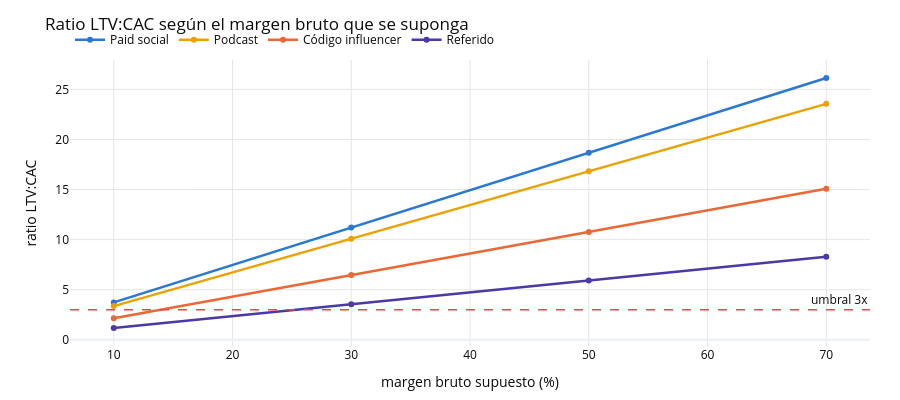

Notebook code cell kept with this figure:
### Markdown cell above
## 5. El ratio es demasiado bueno, y eso también es un hallazgo

La regla del pulgar en suscripción es que un ratio LTV:CAC por debajo de 3x no se sostiene y por
encima de 5x sugiere que se está invirtiendo de menos. Aquí el peor canal está en **11,8x** y el
mejor en **37,3x**.

Publicar eso como "el marketing va estupendamente" sería el error de esta página. Un ratio así
normalmente significa que falta un coste en la cuenta, así que antes de celebrarlo hay que ir a
buscarlo.

### Code cell
marketing_spend = attribution["meta"]["total_cost_all_history_eur"]
total_revenue = (1308457 + 1758474 + 840859)   # suscripción + tienda + máquina, páginas 2 y 3
print(f"gasto de marketing (histórico completo): {marketing_spend:,.0f} €")
print(f"ingreso total del histórico:             {total_revenue:,.0f} €")
print(f"intensidad de marketing:                 {marketing_spend / total_revenue:.2%} del ingreso")
print("  (en suscripción/DTC lo habitual es un 10-30%)")
print()
print("El dataset no tiene coste de producto: `int_product_sku_continuity` sólo lleva precio de")
print("lista. El LTV de esta página es, por tanto, **ingreso**, no margen de contribución.")
print()

margin_table = pd.DataFrame(
    {f"margen {m:.0%}": priced.ltv_proyectado * m / priced.cac_cargado for m in MARGIN_SCENARIOS})
print("Ratio LTV:CAC si el LTV fuera margen y no ingreso:")
print(margin_table.round(1).to_string())
print()
breakeven = (HEALTHY_RATIO * priced.cac_cargado / priced.ltv_proyectado * 100).sort_values()
print(f"Margen bruto al que cada canal caería al umbral de {HEALTHY_RATIO:g}x:")
print(breakeven.round(1).to_string())

fig = go.Figure()
for canal in priced.index:
    fig.add_trace(go.Scatter(x=[m * 100 for m in MARGIN_SCENARIOS],
                             y=[priced.ltv_proyectado[canal] * m / priced.cac_cargado[canal]
                                for m in MARGIN_SCENARIOS],
                             mode="lines+markers", name=CHANNEL_LABEL[canal],
                             line=dict(color=CHANNEL_COLOR[canal], width=2.5)))
fig.add_hline(y=HEALTHY_RATIO, line=dict(color=C_RED, width=1.5, dash="dash"),
              annotation_text=f"umbral {HEALTHY_RATIO:g}x")
fig.update_layout(**{**PLOT_LAYOUT, "height": 400, "hovermode": "x unified"},
                  title="Ratio LTV:CAC según el margen bruto que se suponga",
                  xaxis_title="margen bruto supuesto (%)", yaxis_title="ratio LTV:CAC")
fig.show()

### Figure 1 — Plotly figure (JSON) as saved in the notebook; plotly's stock layout.template omitted (floating-point values rounded to 4 significant figures)
{"data": [{"line": {"color": "#2a78d6", "width": 2.5}, "mode": "lines+markers", "name": "Paid social", "type": "scatter", "x": [10.0, 30.0, 50.0, 70.0], "y": [3.733, 11.2, 18.67, 26.13]}, {"line": {"color": "#eda100", "width": 2.5}, "mode": "lines+markers", "name": "Podcast", "type": "scatter", "x": [10.0, 30.0, 50.0, 70.0], "y": [3.365, 10.1, 16.83, 23.56]}, {"line": {"color": "#eb6834", "width": 2.5}, "mode": "lines+markers", "name": "Código influencer", "type": "scatter", "x": [10.0, 30.0, 50.0, 70.0], "y": [2.155, 6.464, 10.77, 15.08]}, {"line": {"color": "#4a3aa7", "width": 2.5}, "mode": "lines+markers", "name": "Referido", "type": "scatter", "x": [10.0, 30.0, 50.0, 70.0], "y": [1.183, 3.549, 5.916, 8.282]}], "layout": {"annotations": [{"showarrow": false, "text": "umbral 3x", "x": 1, "xanchor": "right", "xref": "x domain", "y": 3.0, "yanchor": "bottom", "yref": "y"}], "font": {"color": "#0b0b0b", "size": 12}, "height": 400, "hovermode": "x unified", "legend": {"orientation": "h", "x": 0, "y": 1.02, "yanchor": "bottom"}, "margin": {"b": 50, "l": 70, "r": 30, "t": 60}, "shapes": [{"line": {"color": "#e34948", "dash": "dash", "width": 1.5}, "type": "line", "x0": 0, "x1": 1, "xref": "x domain", "y0": 3.0, "y1": 3.0, "yref": "y"}], "title": {"text": "Ratio LTV:CAC según el margen bruto que se suponga"}, "xaxis": {"gridcolor": "#e6e6e3", "title": {"text": "margen bruto supuesto (%)"}}, "yaxis": {"gridcolor": "#e6e6e3", "title": {"text": "ratio LTV:CAC"}}}}
